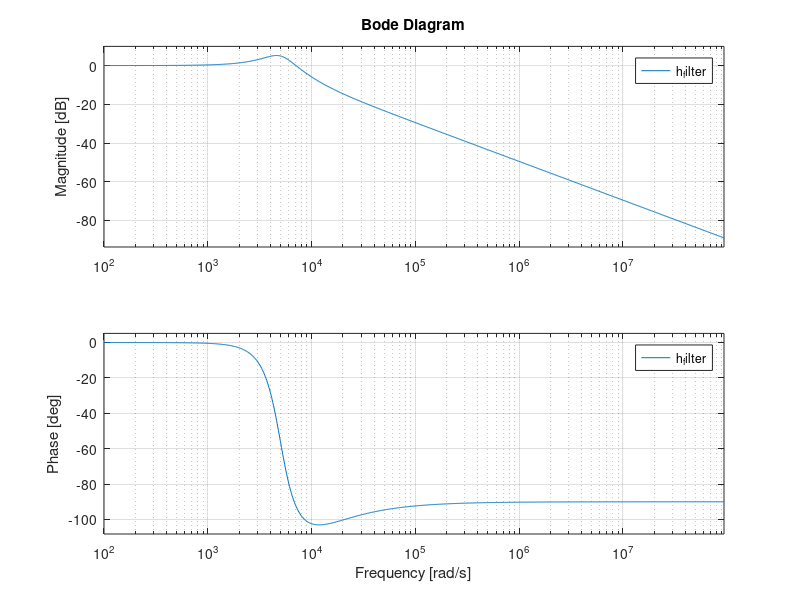

The MATLAB script that drew this image:
% UT Robomasters - Supercap Power Stage Choke/Filter Design
% Topology: 2nd Order RLC Filter (Series L, Shunt R-C Branch)

clear; clc; close all;

%% Target
f_c = 12;
omega_n = 2 * pi * f_c;

%% Components
% I think we need to build the inductor then pick a C 
L = 0.005; % PUT IN VALUE FROM LCR METER
C = 1 / (L * omega_n^2); % standard equation for Capacatance of LC lowpass

% damping resistor
R = 0.5; % THIS CAN CHANGE TO GET DESIRED RESPONCE/damping ratio

%% Damping Ratio
zeta = (R/2) * sqrt(C / L);
Q = 1 / (2 * zeta);


%% Transfer Function
s = tf('s');
% Impedance of shunt RC
Z_shunt = R + 1/(s*C);
% inductor impedance
Z_series_ideal = s*L;
H_ideal = Z_shunt / (Z_series_ideal + Z_shunt);


%% Plots
zero_freq_hz = 1 / (2 * pi * R * C);
pole_freq_hz = f_c;

fprintf('--- Filter Characteristics ---\n');
fprintf('Target Pole Frequency: %.2f Hz\n', pole_freq_hz);
fprintf('Actual Zero Frequency: %.2f Hz\n', zero_freq_hz);
fprintf('Damping Ratio (zeta): %.4f\n', zeta);
fprintf('Quality Factor (Q): %.4f\n', Q);

% Plotting
figure('Name', 'Supercap Power Stage Filter Analysis', 'Position', [100, 100, 1000, 400]);

% Plot 1: Bode Plot
subplot(1, 2, 1);
bode(H_ideal, 'b');
grid on;
title('Bode Plot (Frequency Response)');

% Plot 2: Pole-Zero Map
subplot(1, 2, 2);
pzmap(H_ideal, 'b');
grid on;
title('Pole-Zero Map');

%% Section 2: Egan's Design
% We begin with our inductor and expected noise frequencies. Our switching
% frequency should be approximately 150kHz, so we should expect harmonics
% at 150KHz and the associated higher harmonics. We also have already
% chosen an inductor to use with the converter. The previous design used a
% 47uH inductor, but that inductor value was chosen simply by winding a
% core with a wire as much as possible and seeing what the resultant
% inductance is. Now, we will buy two of the converter inductor and simply
% design our capacitance and resistance to match. 
L = 33e-6;
f_sw = 150e3;
%%
% Let's set the attenuation of the zeroth harmonic of the switching
% frequency at -80dB. This means that at -40 dB/decade, our cutoff
% frequency is 2 decades earlier. We can solve for capacitance through
% 2*pi*f_c = 1/sqrt(LC).
f_c = 1.5e2;
C = 1/((2*pi*f_c)^2*L)
% C = 1000e-6;
% L = 1/((2*pi*f_c)^2*C)
%%
% We can now design the RLC filter. Let's find a suitable capacitor and 
% add the ESRs of the components.
C = 1200e-6; % Part # ESK477M050AH4KA
R_L = 1.33e-3 + 1.2e-3;
R_C = 0.1/(120*2*pi*C) % part # ESK477M050AH4KA
%%
% Now we can sweep for a resistance (there's an analytical way to do it,
% but it's a pain in the ass).
s = tf("s");
R_s = 0; % sweep this value
h_filter = (R_C + R_s + 1/(s*C)) / (R_C + R_s + R_L + (s * L) + 1/(s*C));
Z_1 = R_L + s*L;
Z_2 = R_s + R_C + 1/(s * C);
% h_filter2 = ((Z_2)^2)/(Z_1^2 + 3 * Z_1 * Z_2 + 2* Z_2^2);
bode(h_filter, {1e2, 2*pi*f_sw*1e2});
% hold on;
% bode(h_filter2, {1e2, 2*pi*f_sw*1e2});
% legend;
